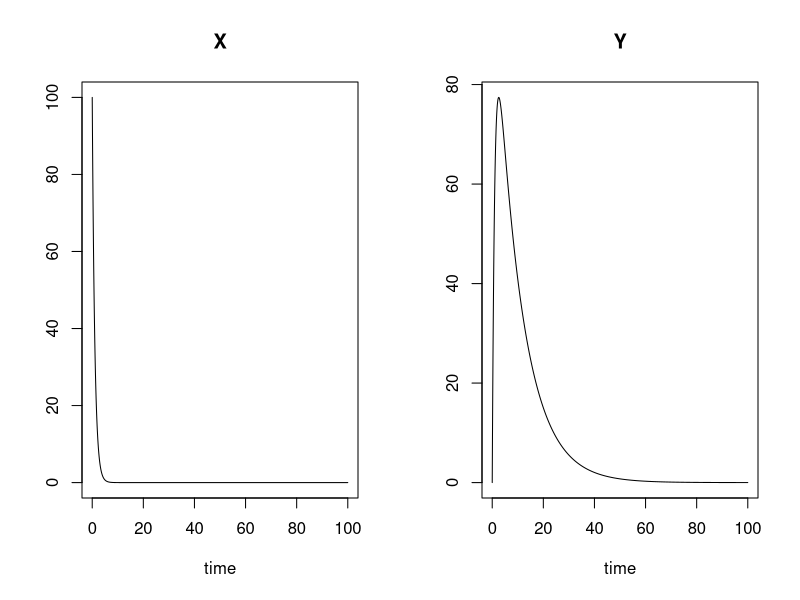
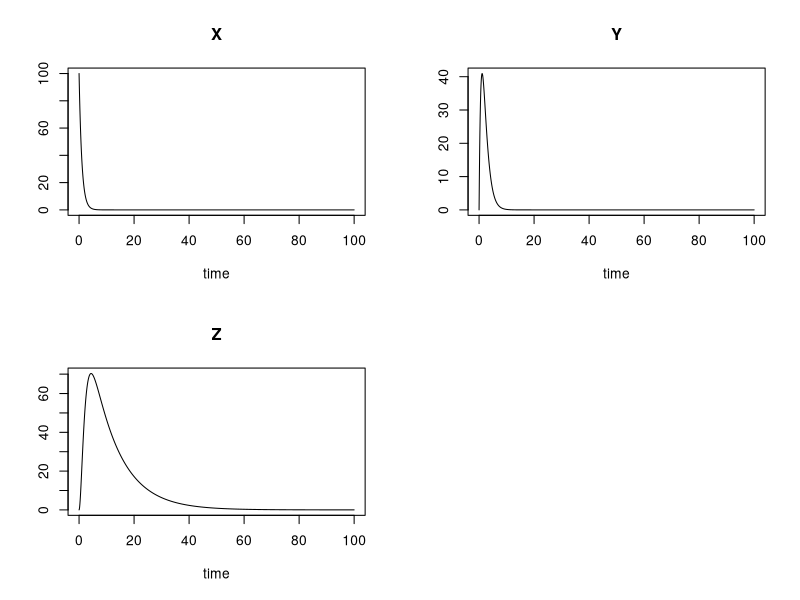
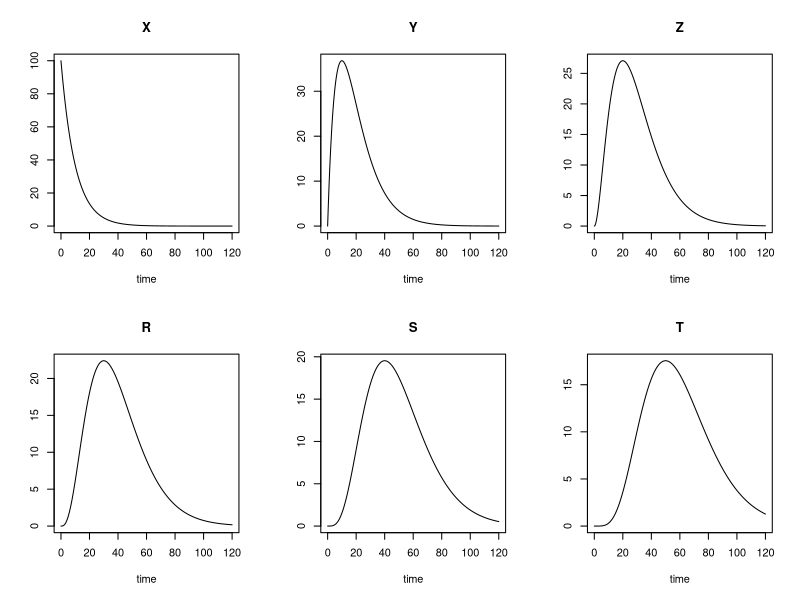
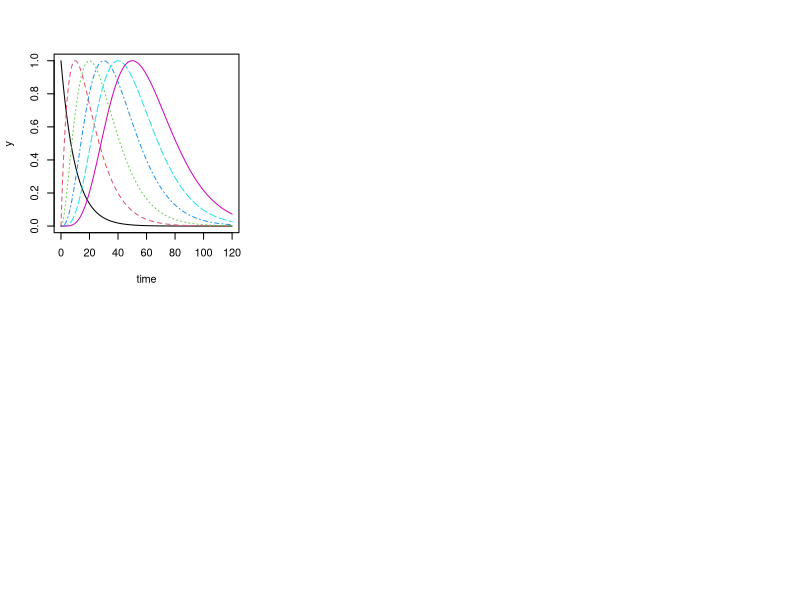

The R script that drew these images, in order:
## ---- chunk 1
library(deSolve)
library(tidyverse)
## ---- chunk 2

## Chaos in the atmosphere
twoCompartments <- function(t, state, parameters) {
  with(as.list(c(state, parameters)), {
    dX <-  -a * X
    dY <- a * X - b * Y
    list(c(dX, dY))
  })
}

parameters <- c(a = 1, b = 0.1)
state      <- c(X = 100, Y = 0)
times      <- seq(0, 100, by = 0.1)

out <- ode(y = state, times = times, func = twoCompartments, parms = parameters)

plot(out)
## ---- chunk 3

## Chaos in the atmosphere
threeCompartments <- function(t, state, parameters) {
  with(as.list(c(state, parameters)), {
    dX <-  -a * X
    dY <- a * X - b * Y
    dZ <- b * Y - c * Z
    list(c(dX, dY, dZ))
  })
}

parameters <- c(a = 1, b = 0.8, c = 0.1)
state      <- c(X = 100, Y = 0, Z = 0)
times      <- seq(0, 100, by = 0.1)

out <- ode(y = state, times = times, func = threeCompartments, parms = parameters)

plot(out)
## ---- chunk 4

sixCompartments <- function(t, state, parameters) {
  with(as.list(c(state, parameters)), {
    dX <-  -a * X
    dY <- a * X - b * Y
    dZ <- b * Y - c * Z
    dR <- c * Z - d * R
    dS <- d * R - e * S
    dT <- e * S - f * T
    list(c(dX, dY, dZ, dR, dS, dT))
  })
}

parameters <- c(a = 0.1, b = 0.1, c = 0.1, d = 0.1, e = 0.1, f = 0.1)
state      <- c(X = 100, Y = 0, Z = 0, R = 0, S = 0, T = 0)
times      <- seq(0, 120, by = 0.1)

out <- ode(y = state, times = times, func = sixCompartments, parms = parameters)

plot(out)
## ---- chunk 5

out_scaled <- out |> as_tibble()

scaleCols <- function(x){x / max(x, na.rm = TRUE)}

out_scaled <- out_scaled |> mutate(across(2:ncol(out_scaled), scaleCols)) |>
  as.matrix()


matplot(out_scaled[,1], out_scaled[,2:ncol(out_scaled)], type = "l",
        ylab = "y", xlab = "time")
